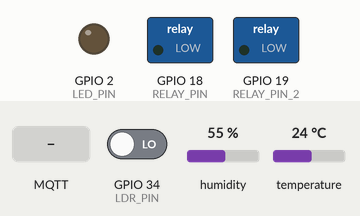
This program was run on a simulated ESP32. On the bench: switched loads named in the program (green lamp = pin HIGH), output pins drawn as LEDs (lit = HIGH). The test bench sets the inputs (shaded band); at power-on: GPIO 34 (LDR_PIN) LOW, humidity 55 %, temperature 24 °C. WiFi joins after 1.5 s; servers stay silent unless stated; no MQTT or app messages arrive unless stated; not simulated (calls return 0 or success): secrets.h; what the program prints to the serial monitor is not drawn.

Above: at 3.7 s.
3.8 s: MQTT message "ON" arrives on the first subscribed topic
At 6.2 s:
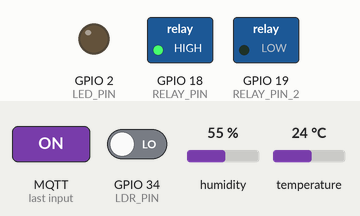
6.5 s: MQTT message "ON" arrives on the second subscribed topic
At 7.7 s:
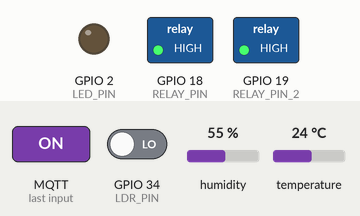
8.0 s: MQTT message "OFF" arrives on the first subscribed topic
At 9.0 s:
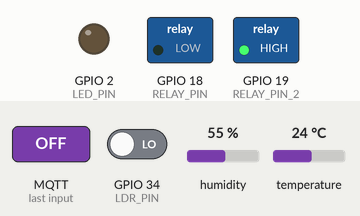
Timing chart, 0 to 11.0 s (numbered marks = the images above; inputs shaded):
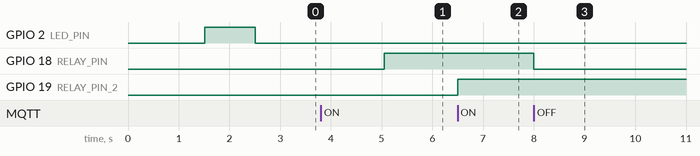

Measured:
- after the input at 3.8 s, GPIO 18 (RELAY_PIN): LOW → HIGH after 1.3 s
- after the input at 6.5 s, GPIO 19 (RELAY_PIN_2): LOW → HIGH at once
- after the input at 8.0 s, GPIO 18 (RELAY_PIN): HIGH → LOW at once

The program:

main.cpp
```cpp
#include <Arduino.h>
#include "config.h"
#include "mqtt_handler.h"

void setup() {
  Serial.begin(115200);

  // ตั้งค่าขา Relay เป็น Output และสั่งปิดไว้ก่อนตั้งแต่เริ่มต้น
  pinMode(RELAY_PIN, OUTPUT);
  digitalWrite(RELAY_PIN, LOW);
  pinMode(RELAY_PIN_2, OUTPUT);
  digitalWrite(RELAY_PIN_2, LOW);

  setup_wifi();
  client.setServer(mqtt_server, mqtt_port);
  client.setCallback(callback);
  dht_setup();
  ldr_setup();
}

void loop() {
  if (!client.connected()) {
    reconnect();
  }
  client.loop();
  dht_publish();
  ldr_publish();
}
```

mqtt_handler.h
```cpp
#ifndef MQTT_HANDLER_H
#define MQTT_HANDLER_H

#include <WiFi.h>
#include <PubSubClient.h>
#include <DHT.h>

// Global Client Instances
extern WiFiClient espClient;
extern PubSubClient client;
extern DHT dht;

// Function declarations
void setup_wifi();
void callback(char *topic, byte *payload, unsigned int length);
void reconnect();
void dht_setup();
void dht_publish();
void ldr_setup();
void ldr_publish();

#endif // MQTT_HANDLER_H
```

mqtt_handler.cpp
```cpp
#include "mqtt_handler.h"
#include "config.h"

WiFiClient espClient;
PubSubClient client(espClient);
DHT dht(DHT_PIN, DHT11);

void setup_wifi() {
  pinMode(LED_PIN, OUTPUT);
  digitalWrite(LED_PIN, LOW);
  delay(10);
  Serial.println();
  Serial.print("Connecting to ");
  Serial.println(ssid);

  WiFi.begin(ssid, password);

  while (WiFi.status() != WL_CONNECTED) {
    delay(500);
    Serial.print(".");
  }

  digitalWrite(LED_PIN, HIGH);
  delay(1000);
  digitalWrite(LED_PIN, LOW);

  Serial.println("\nWiFi connected");
  Serial.print("IP address: ");
  Serial.println(WiFi.localIP());
}

static void handle_relay(int pin, const char *message) {
  if (strcmp(message, "ON") == 0) {
    Serial.println("-> Action: Turn Relay ON");
    digitalWrite(pin, HIGH);
  } else if (strcmp(message, "OFF") == 0) {
    Serial.println("-> Action: Turn Relay OFF");
    digitalWrite(pin, LOW);
  }
}

void callback(char *topic, byte *payload, unsigned int length) {
  Serial.print("Message arrived [");
  Serial.print(topic);
  Serial.print("] ");

  char message[64];
  size_t msgLen = (length < sizeof(message) - 1) ? length : sizeof(message) - 1;
  memcpy(message, payload, msgLen);
  message[msgLen] = '\0';
  Serial.println(message);

  if (strcmp(topic, mqtt_topic_relay) == 0)   handle_relay(RELAY_PIN,   message);
  if (strcmp(topic, mqtt_topic_relay_2) == 0) handle_relay(RELAY_PIN_2, message);
}

void dht_setup() {
  dht.begin();
}

void ldr_setup() {
  pinMode(LDR_PIN, INPUT);
}

void ldr_publish() {
  static unsigned long lastPublish = 0;
  static int lastState = -1;
  const unsigned long interval = 2000;

  unsigned long now = millis();
  if (now - lastPublish < interval) return;
  lastPublish = now;

  if (!client.connected()) return;

  int state = digitalRead(LDR_PIN);
  if (state == lastState) return;
  lastState = state;

  const char* payload = (state == LOW) ? "BRIGHT" : "DARK";
  client.publish(mqtt_topic_ldr, payload, true);

  Serial.print("LDR published: ");
  Serial.println(payload);
}

void dht_publish() {
  static unsigned long lastPublish = 0;
  const unsigned long interval = 10000;

  unsigned long now = millis();
  if (now - lastPublish < interval) return;
  lastPublish = now;

  if (!client.connected()) return;

  float temp = dht.readTemperature();
  float hum  = dht.readHumidity();

  if (isnan(temp) || isnan(hum)) {
    Serial.println("DHT11 read failed");
    return;
  }

  char payload[48];
  snprintf(payload, sizeof(payload), "{\"temperature\":%.1f,\"humidity\":%.1f}", temp, hum);
  client.publish(mqtt_topic_dht, payload);

  Serial.print("DHT11 published: ");
  Serial.println(payload);
}

void reconnect() {
  static unsigned long lastAttempt = 0;
  const unsigned long retryInterval = 5000;

  if (client.connected()) return;

  unsigned long now = millis();
  if (now - lastAttempt < retryInterval) return;
  lastAttempt = now;

  Serial.print("Attempting MQTT connection...");

  char clientId[32];
  snprintf(clientId, sizeof(clientId), "ESP32-%s", WiFi.macAddress().c_str());

  if (client.connect(clientId)) {
    Serial.println("connected to MQTT");
    client.subscribe(mqtt_topic_relay);
    client.subscribe(mqtt_topic_relay_2);
  } else {
    Serial.print("failed, rc=");
    Serial.print(client.state());
    Serial.println(" try again in 5 seconds");
  }
}
```

config.h
```cpp
#ifndef CONFIG_H
#define CONFIG_H

#include "secrets.h"

// --- ตั้งค่า HiveMQ Cloud ---
extern const char* const mqtt_server;
extern const char* const mqtt_topic_relay;
extern const char* const mqtt_topic_relay_2;
extern const char* const mqtt_topic_dht;
extern const char* const mqtt_topic_ldr;
extern const int mqtt_port;

// --- ตั้งค่าขาสัญญาณ ESP32 ---
#define RELAY_PIN   18
#define RELAY_PIN_2 19
#define LED_PIN     2
#define DHT_PIN     4
#define LDR_PIN     34

#endif // CONFIG_H
```

config.cpp
```cpp
#include "config.h"

const char* const mqtt_server = "broker.hivemq.com";
const char* const mqtt_topic_relay   = "relay_control";
const char* const mqtt_topic_relay_2 = "relay_control_2";
const char* const mqtt_topic_dht     = "DHT11";
const char* const mqtt_topic_ldr     = "LDR";
const int mqtt_port = 1883;
```
